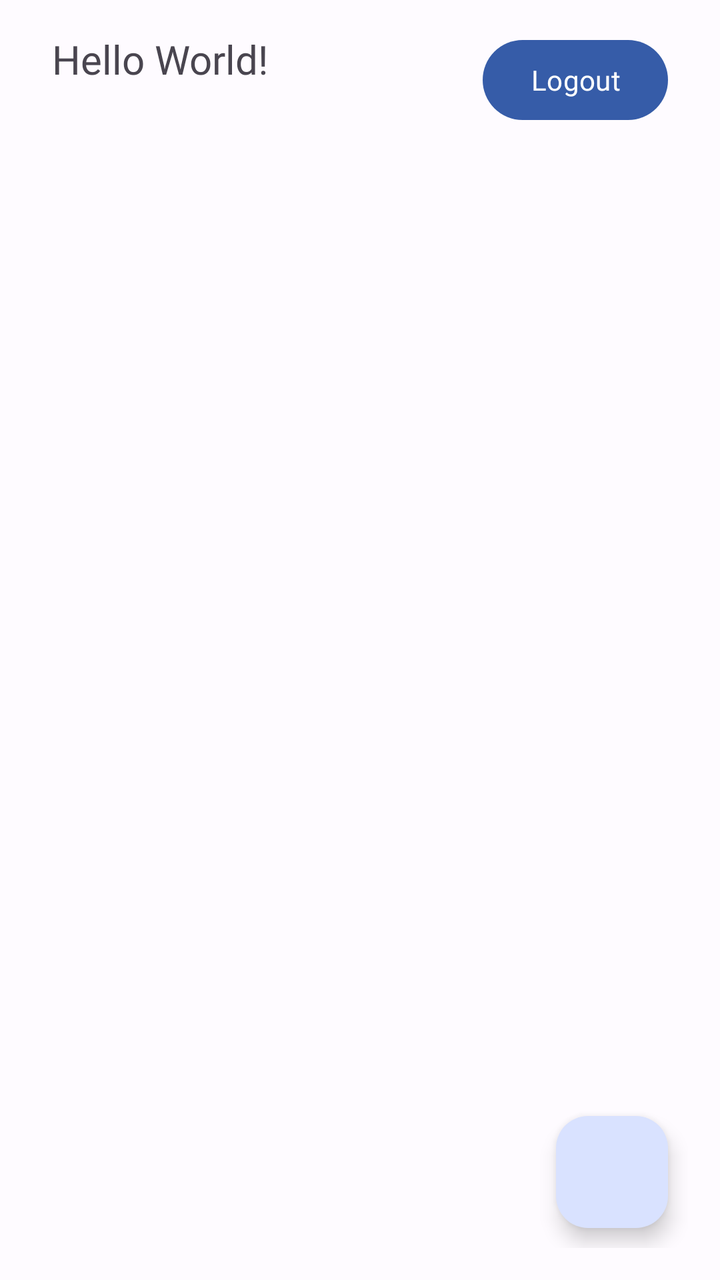
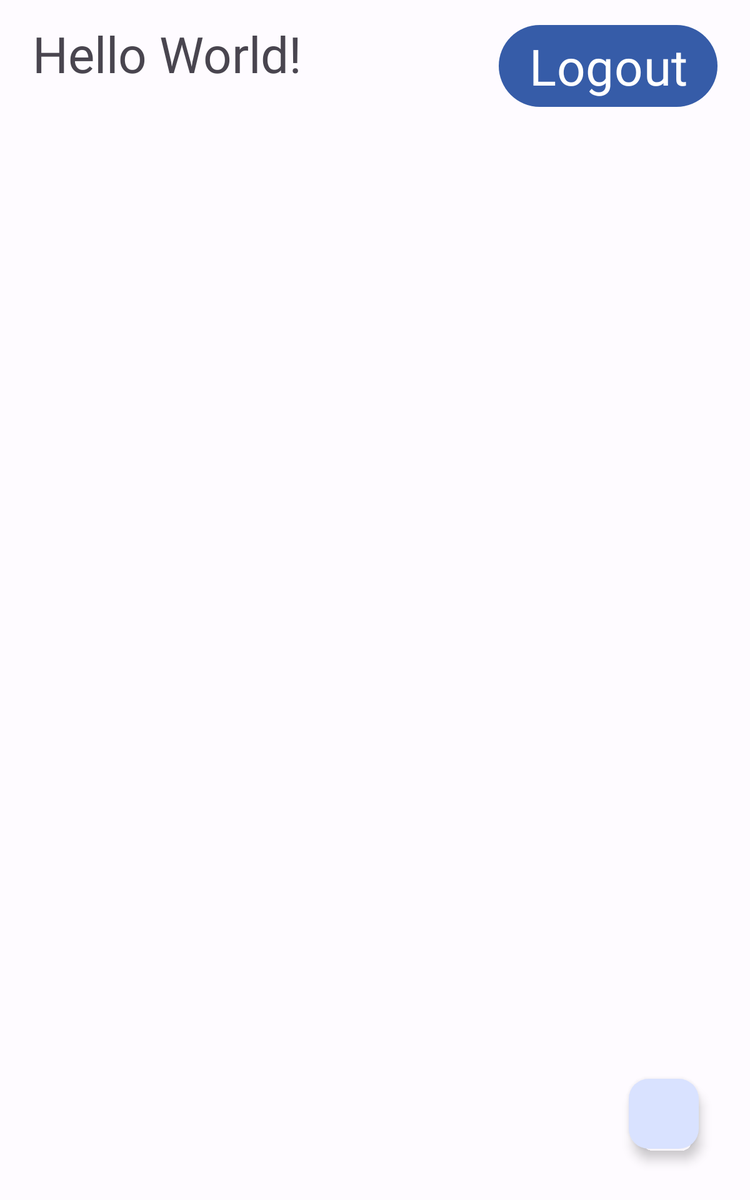

An Android layout and its configuration variant, each rendered on a device that would load it. The default file and the variant file are quoted in full after the pictures.
<!-- AndroidManifest.xml: application theme AppTheme -->
<!-- res/layout/activity_product.xml -->
<?xml version="1.0" encoding="utf-8"?>
<RelativeLayout xmlns:android="http://schemas.android.com/apk/res/android"
    xmlns:app="http://schemas.android.com/apk/res-auto"
    xmlns:tools="http://schemas.android.com/tools"
    android:id="@+id/main"
    android:layout_width="match_parent"
    android:layout_height="match_parent"
    android:padding="16dp"
    android:gravity="center">

    
    <TextView
        android:id="@+id/user_details"
        android:layout_width="wrap_content"
        android:layout_height="wrap_content"
        android:text="Hello World!"
        android:textSize="20sp"

        android:paddingLeft="10dp"
        android:layout_alignParentStart="true"
        android:layout_marginBottom="16dp"
        android:fontFamily="@font/lato"/>

    
    <Button
        android:id="@+id/logout"
        android:layout_width="wrap_content"
        android:layout_height="wrap_content"
        android:text="@string/logout"
        android:fontFamily="@font/lato"
        android:layout_marginRight="10dp"
        android:layout_alignParentEnd="true"
        android:layout_alignTop="@id/user_details"
        app:icon="@drawable/logout24px"/>

    
    <androidx.recyclerview.widget.RecyclerView
        android:id="@+id/recyclerView"
        android:layout_marginTop="10dp"
        android:layout_width="match_parent"
        android:layout_height="match_parent"
        android:layout_below="@id/user_details"
        android:clipToPadding="false"
        android:scrollbars="vertical"
        tools:listitem="@layout/item_product" />

    
    <com.google.android.material.floatingactionbutton.FloatingActionButton
        android:id="@+id/viewCartButton"
        style="@style/Widget.Material3.FloatingActionButton.Primary"
        android:layout_width="wrap_content"
        android:layout_height="wrap_content"
        android:src="@drawable/shoppingcart24px"
        android:text="View Cart"
        android:fontFamily="@font/lato"
        android:layout_alignParentBottom="true"
        android:layout_centerHorizontal="true"
        android:layout_alignParentEnd="true"
        android:layout_marginEnd="10dp"
        android:layout_marginBottom="10dp"/>
</RelativeLayout>
<!-- res/layout/item_product.xml (included above) -->
<?xml version="1.0" encoding="utf-8"?>
<androidx.cardview.widget.CardView xmlns:android="http://schemas.android.com/apk/res/android"
    xmlns:app="http://schemas.android.com/apk/res-auto"
    xmlns:tools="http://schemas.android.com/tools"
    android:id="@+id/productCardView"
    android:layout_width="match_parent"
    android:layout_height="200dp"
    android:elevation="6dp"
    android:orientation="vertical"
    app:cardBackgroundColor="#FFFFFF"
    app:cardCornerRadius="6dp"
    app:cardUseCompatPadding="true">

    <androidx.constraintlayout.widget.ConstraintLayout
        android:layout_width="match_parent"
        android:layout_height="match_parent">

        <LinearLayout
            android:id="@+id/linearLayout"
            android:layout_width="0dp"
            android:layout_height="0dp"
            android:layout_marginStart="180dp"
            android:layout_marginEnd="24dp"

            android:gravity="center_vertical"
            android:orientation="vertical"
            app:layout_constraintBottom_toBottomOf="parent"
            app:layout_constraintEnd_toEndOf="parent"
            app:layout_constraintStart_toEndOf="@+id/productImage"
            app:layout_constraintStart_toStartOf="parent"
            app:layout_constraintTop_toTopOf="parent">

            <TextView
                android:id="@+id/productName"
                android:layout_width="wrap_content"
                android:layout_height="wrap_content"
                android:layout_marginTop="10dp"
                android:fontFamily="@font/lato"
                android:text="Product Name"
                android:textSize="20sp" />

            <TextView
                android:id="@+id/productPrice"
                android:layout_width="wrap_content"
                android:layout_height="wrap_content"
                android:layout_marginTop="10dp"
                android:fontFamily="@font/lato"
                android:text="Price"
                android:textSize="16sp" />

            <TextView
                android:id="@+id/productDescription"
                android:layout_width="wrap_content"
                android:layout_height="wrap_content"
                android:layout_marginTop="10dp"
                android:fontFamily="@font/lato"
                android:text="Description"
                android:textSize="16sp" />

            <com.google.android.material.button.MaterialButton
                android:id="@+id/buttonCart"
                style="@style/Widget.Material3.FloatingActionButton.Primary"
                android:layout_width="wrap_content"
                android:layout_height="wrap_content"
                android:layout_marginTop="10dp"
                android:fontFamily="@font/lato"
                android:text="Add to Cart"
                app:icon="@drawable/shoppingcart24px" />
        </LinearLayout>

        <ImageView
            android:id="@+id/productImage"
            android:layout_width="150dp"
            android:layout_height="150dp"
            android:layout_marginStart="33dp"
            android:layout_marginEnd="19dp"
            app:layout_constraintBottom_toBottomOf="parent"
            app:layout_constraintEnd_toStartOf="@+id/linearLayout"
            app:layout_constraintStart_toStartOf="parent"
            app:layout_constraintTop_toTopOf="parent"
            tools:srcCompat="@tools:sample/avatars" />

    </androidx.constraintlayout.widget.ConstraintLayout>
</androidx.cardview.widget.CardView>
<!-- resources referenced by this layout -->
<resources>
  <string name="logout">Logout</string>
  <color name="md_theme_light_primary">#365CA8</color>
  <color name="md_theme_light_onPrimary">#FFFFFF</color>
  <color name="md_theme_light_primaryContainer">#D9E2FF</color>
  <color name="md_theme_light_onPrimaryContainer">#001944</color>
  <color name="md_theme_light_secondary">#575E71</color>
  <color name="md_theme_light_onSecondary">#FFFFFF</color>
  <color name="md_theme_light_secondaryContainer">#DBE2F9</color>
  <color name="md_theme_light_onSecondaryContainer">#141B2C</color>
  <color name="md_theme_light_tertiary">#006972</color>
  <color name="md_theme_light_onTertiary">#FFFFFF</color>
  <color name="md_theme_light_tertiaryContainer">#8CF2FF</color>
  <color name="md_theme_light_onTertiaryContainer">#001F23</color>
  <color name="md_theme_light_error">#BA1A1A</color>
  <color name="md_theme_light_errorContainer">#FFDAD6</color>
  <color name="md_theme_light_onError">#FFFFFF</color>
  <color name="md_theme_light_onErrorContainer">#410002</color>
  <color name="md_theme_light_background">#FEFBFF</color>
  <color name="md_theme_light_onBackground">#1B1B1F</color>
  <color name="md_theme_light_surface">#FEFBFF</color>
  <color name="md_theme_light_onSurface">#1B1B1F</color>
  <color name="md_theme_light_surfaceVariant">#E1E2EC</color>
  <color name="md_theme_light_onSurfaceVariant">#44464F</color>
  <color name="md_theme_light_outline">#757780</color>
  <color name="md_theme_light_inverseOnSurface">#F2F0F4</color>
  <color name="md_theme_light_inverseSurface">#303034</color>
  <color name="md_theme_light_inversePrimary">#AFC6FF</color>
</resources>
<!-- res/layout-sw600dp/activity_product.xml (the repository's variant of the layout above) -->
<!-- drawn on a 7-inch tablet held upright -->
<?xml version="1.0" encoding="utf-8"?>
<RelativeLayout xmlns:android="http://schemas.android.com/apk/res/android"
    xmlns:app="http://schemas.android.com/apk/res-auto"
    xmlns:tools="http://schemas.android.com/tools"
    android:id="@+id/main"
    android:layout_width="match_parent"
    android:layout_height="match_parent"
    android:padding="16dp"
    android:gravity="center">

    
    <TextView
        android:id="@+id/user_details"
        android:layout_width="wrap_content"
        android:layout_height="wrap_content"
        android:layout_alignParentStart="true"
        android:layout_marginBottom="16dp"

        android:fontFamily="@font/lato"
        android:paddingLeft="10dp"
        android:text="Hello World!"
        android:textSize="40sp" />

    
    <Button
        android:id="@+id/logout"
        android:layout_width="wrap_content"
        android:layout_height="wrap_content"
        android:text="@string/logout"
        android:fontFamily="@font/lato"
        android:textSize="40sp"
        app:iconSize="40dp"
        android:layout_marginRight="10dp"
        android:layout_alignParentEnd="true"
        android:layout_alignTop="@id/user_details"
        app:icon="@drawable/logout24px"/>

    
    <androidx.recyclerview.widget.RecyclerView
        android:id="@+id/recyclerView"
        android:layout_marginTop="10dp"
        android:layout_centerHorizontal="true"
        android:layout_width="800dp"
        android:layout_height="match_parent"
        android:layout_below="@id/user_details"
        android:clipToPadding="false"
        android:scrollbars="vertical"
        tools:listitem="@layout/item_product" />

    
    <com.google.android.material.floatingactionbutton.FloatingActionButton
        android:id="@+id/viewCartButton"
        style="@style/Widget.Material3.FloatingActionButton.Primary"
        android:layout_width="wrap_content"
        android:layout_height="wrap_content"
        android:src="@drawable/shoppingcart24px"
        android:fontFamily="@font/lato"
        android:layout_alignParentBottom="true"
        android:layout_centerHorizontal="true"
        android:layout_alignParentEnd="true"
        android:layout_marginEnd="25dp"
        android:layout_marginBottom="25dp"
        android:contentDescription="@string/view_cart" />
</RelativeLayout>
<!-- resources referenced by the variant -->
<!-- as a 7-inch tablet held upright resolves them -->
<resources>
  <string name="logout">Logout</string>
  <string name="view_cart">View Cart</string>
  <color name="md_theme_light_primary">#365CA8</color>
  <color name="md_theme_light_onPrimary">#FFFFFF</color>
  <color name="md_theme_light_primaryContainer">#D9E2FF</color>
  <color name="md_theme_light_onPrimaryContainer">#001944</color>
  <color name="md_theme_light_secondary">#575E71</color>
  <color name="md_theme_light_onSecondary">#FFFFFF</color>
  <color name="md_theme_light_secondaryContainer">#DBE2F9</color>
  <color name="md_theme_light_onSecondaryContainer">#141B2C</color>
  <color name="md_theme_light_tertiary">#006972</color>
  <color name="md_theme_light_onTertiary">#FFFFFF</color>
  <color name="md_theme_light_tertiaryContainer">#8CF2FF</color>
  <color name="md_theme_light_onTertiaryContainer">#001F23</color>
  <color name="md_theme_light_error">#BA1A1A</color>
  <color name="md_theme_light_errorContainer">#FFDAD6</color>
  <color name="md_theme_light_onError">#FFFFFF</color>
  <color name="md_theme_light_onErrorContainer">#410002</color>
  <color name="md_theme_light_background">#FEFBFF</color>
  <color name="md_theme_light_onBackground">#1B1B1F</color>
  <color name="md_theme_light_surface">#FEFBFF</color>
  <color name="md_theme_light_onSurface">#1B1B1F</color>
  <color name="md_theme_light_surfaceVariant">#E1E2EC</color>
  <color name="md_theme_light_onSurfaceVariant">#44464F</color>
  <color name="md_theme_light_outline">#757780</color>
  <color name="md_theme_light_inverseOnSurface">#F2F0F4</color>
  <color name="md_theme_light_inverseSurface">#303034</color>
  <color name="md_theme_light_inversePrimary">#AFC6FF</color>
</resources>
